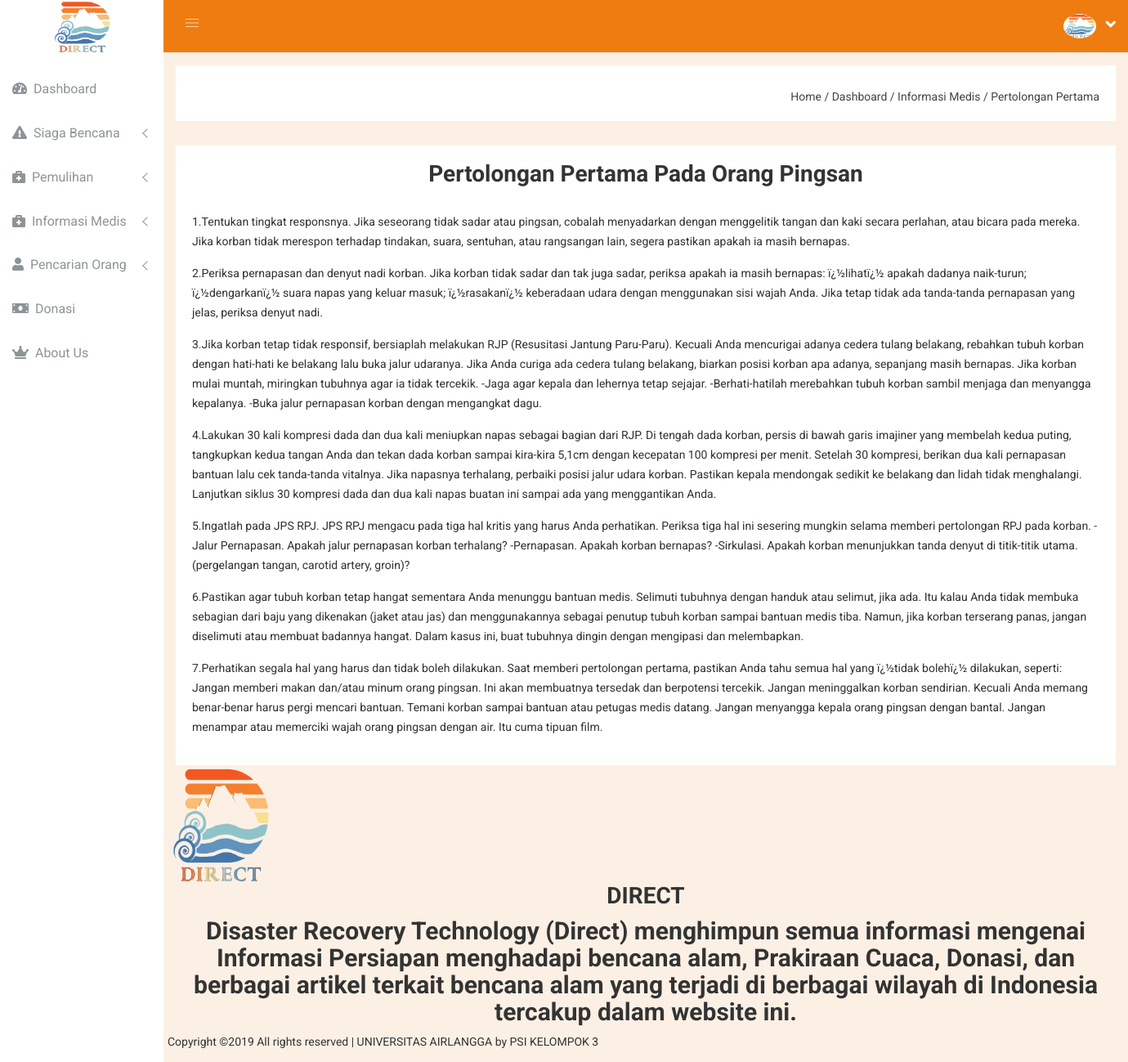
/main.php?module=dtlPertolonganPertama&id=1, run on the app's committed database.
### tables this page shows
CREATE TABLE `pertolongan_pertama` (
  `id` int(11) NOT NULL,
  `judul` varchar(50) NOT NULL,
  `isi` text NOT NULL
);

### main.php (called while the page is built, shortened)
<?php
include('module/index.php');
?>

### module/module/dtlPertolonganPertama.php (the view, shortened to what this page needs)
<?php
require('config/db.php');
$id=$_GET['id'];
$res=mysqli_fetch_assoc(mysqli_query($con,"SELECT * FROM pertolongan_pertama WHERE id='".$id."'"));
?>
<div class="breadcome-area">
    <div class="container-fluid">
        <div class="row">
            <div class="col-lg-12 col-md-12 col-sm-12 col-xs-12">
                <div class="breadcome-list">
                    <div class="row">
                        <div class="col-lg-6 col-md-6 col-sm-6 col-xs-12">
                        </div>
                        <div class="col-lg-6 col-md-6 col-sm-6 col-xs-12">
                            <ul class="breadcome-menu">
                                <li>
                                    <a href="?module=dashboard">Home</a>
                                    <span class="bread-slash">/</span>
                                </li>
                                <li>
                                    <span class="bread-blod">Dashboard</span>
                                    <span class="bread-slash">/</span>
                                </li>
                                <li>
                                    <span class="bread-blod">Informasi Medis</span>
                                    <span class="bread-slash">/</span>
                                </li>
                                <li>
                                    <a href="?module=artikeladm">Pertolongan Pertama</a>
                                </li>
                            </ul>
                        </div>
                    </div>
                </div>
            </div>
        </div>
    </div>
</div>
<div class="col-lg-12 col-md-12 col-sm-12 col-xs-12">
    <div class="blog-details-inner">
        <div class="row">
            <div class="col-lg-12 col-md-12 col-sm-12 col-xs-12">
                <div class="latest-blog-single blog-single-full-view">
                    <h1 align="center"><?php echo $res['judul']; ?></h1>
                    <br>
                    <div class="blog-details blog-sig-details">
                        <?php echo $res['isi']; ?>
                    </div>
                </div>
            </div>
        </div>
    </div>
</div>
<br>
<br>

### back-end/css/main.css (style rules this page uses)
html { color: #222; font-size: 1em; line-height: 1.4; }

### data on the page
pertolongan_pertama: judul "Pertolongan Pertama Pada Orang Pingsan", isi "1.Tentukan tingkat responsnya. Jika seseorang tidak sadar atau pingsan, cobalah menyadarkan dengan menggelitik tangan dan kaki secara perlahan, atau bicara pada mereka. Jika korban tidak merespon terhadap tindakan, suara, sentuhan, atau rangsangan lain, segera pastikan apakah ia masih bernapas. 2.Periksa pernapasan dan denyut nadi korban. Jika korban tidak sadar dan tak juga sadar, periksa apakah ia masih bernapas: ï¿½lihatï¿½ apakah dadanya naik-turun; ï¿½dengarkanï¿½ suara napas yang keluar masuk; ï¿½rasakanï¿½ keberadaan udara dengan menggunakan sisi wajah Anda. Jika tetap tidak ada tanda-tanda pernapasan yang jelas, periksa denyut nadi. 3.Jika korban tetap tidak responsif, bersiaplah…"
